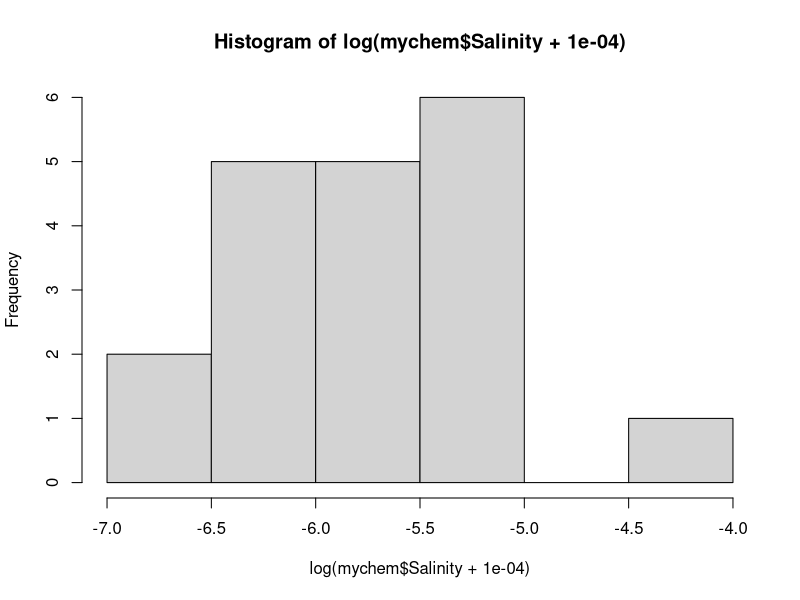
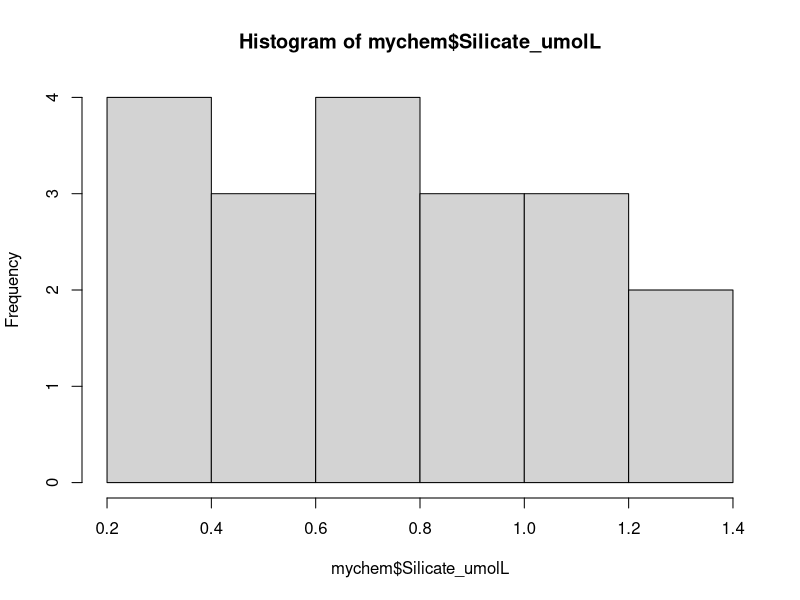
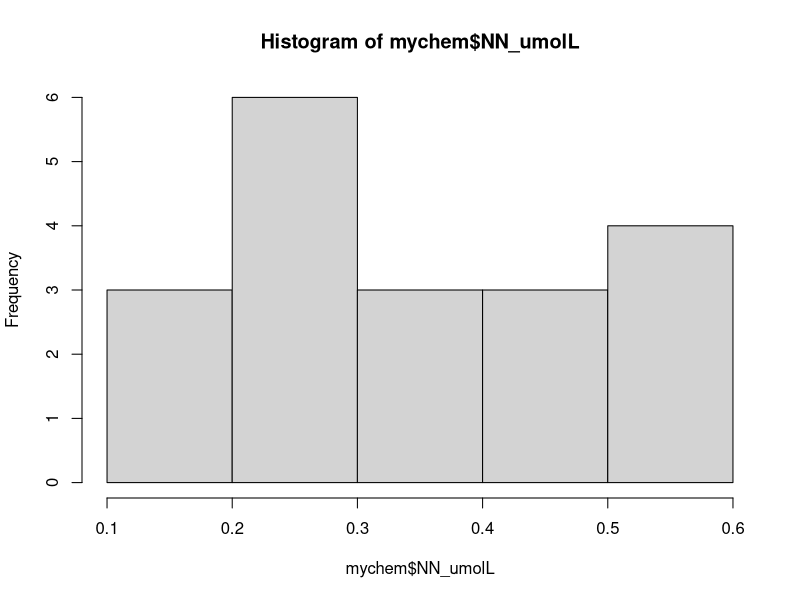
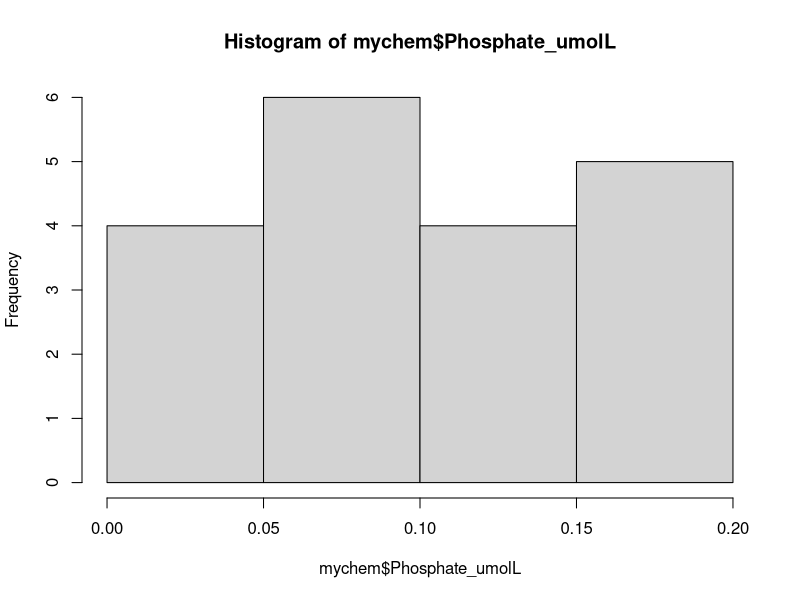
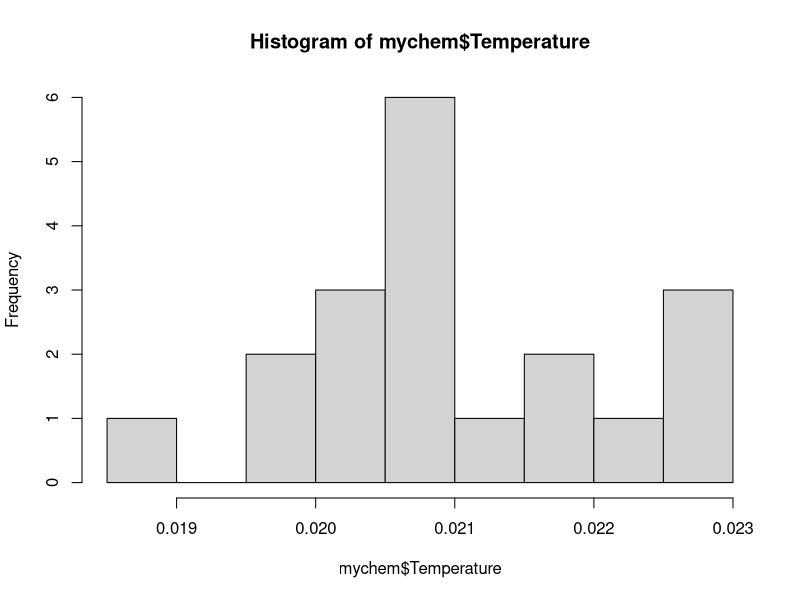
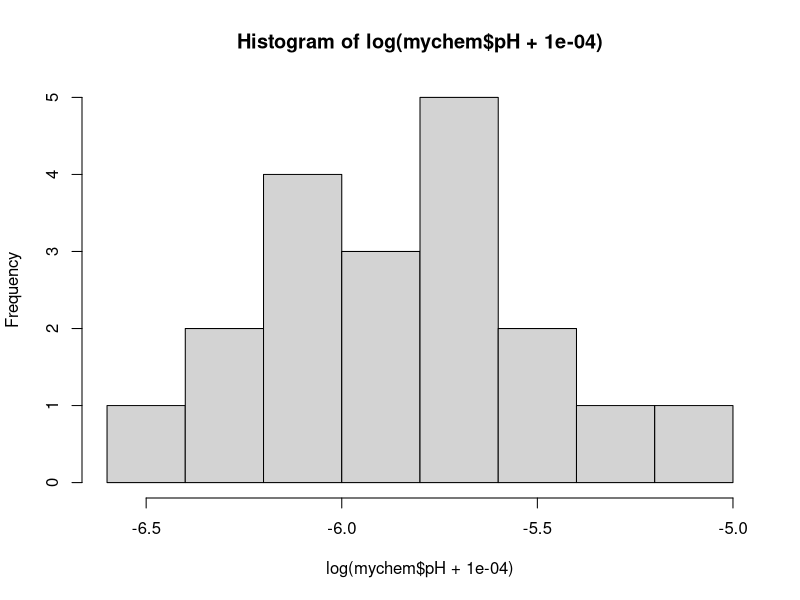
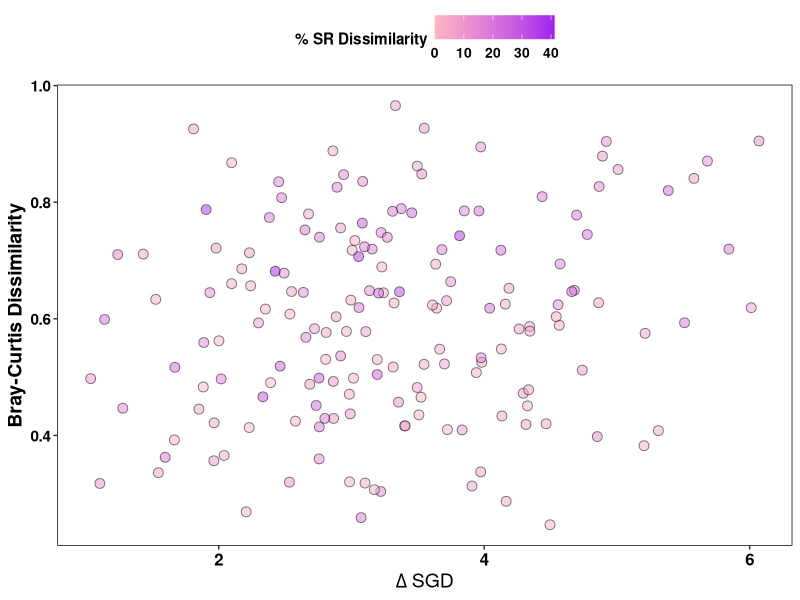
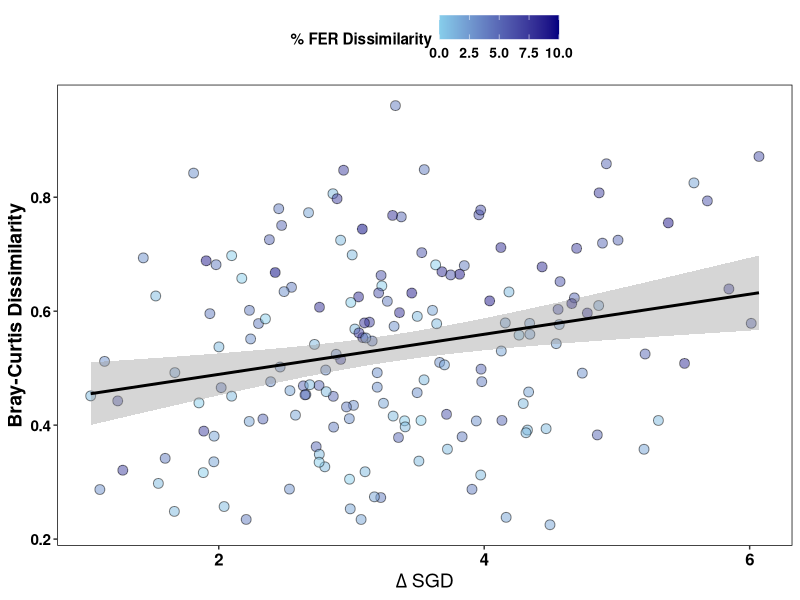

Here is the R script that generated these plots, in order:
#### Analysis of Similarity (ANOSIM) comparing species or functional entity community composition along SGD variability gradient

### Created by Danielle Barnas
### Created on July 1, 2023


# ANOSIM

#############################
# LOAD LIBRARIES
#############################
library(tidyverse)
library(here)
library(vegan)
library(patchwork)
# library(geosphere)





#############################
# LOAD DATA
#############################
chem <- read_csv(here("Data","Biogeochem","Nutrients_Processed_All.csv")) %>%
  filter(Season == "Dry") %>%
  filter(Location == "Varari", CowTagID != "V13") %>%
  filter(CowTagID != "VSEEP") %>%
  dplyr::select(CowTagID, Parameters, CVSeasonal)

alphatag <- read_csv(here("Data", "CowTag_to_AlphaTag.csv"))

myorder <- chem %>%
  filter(Parameters == "Phosphate_umolL") %>%
  left_join(alphatag) %>%
  arrange(CVSeasonal)
myorder <- myorder$AlphaTag



ab.sgd <- read_csv(here("Data", "Species_Abundances_wide.csv")) %>% filter(CowTagID != "VSEEP")
ab.sgd <- ab.sgd %>%
  left_join(alphatag) %>%
  mutate(AlphaTag = factor(AlphaTag, levels = myorder)) %>%
  arrange(AlphaTag) %>%
  dplyr::select(-AlphaTag)

mychem <- chem %>%
  filter(Parameters == "NN_umolL" |
           Parameters == "Phosphate_umolL" |
           Parameters == "Salinity" |
           Parameters == "Silicate_umolL" |
           Parameters == "Temperature" |
           Parameters == "pH"
  ) %>%
  pivot_wider(names_from = Parameters, values_from = CVSeasonal) %>%
  left_join(alphatag) %>%
  mutate(AlphaTag = factor(AlphaTag, levels = myorder)) %>%
  arrange(AlphaTag) %>%
  dplyr::select(-AlphaTag)

# move tag names to rownames and make data.frame class as needed
mychem <- column_to_rownames(mychem,var = "CowTagID")
ab.sgd <- as.data.frame(column_to_rownames(ab.sgd, var = 'CowTagID'))

# color plot by % SR
resFric <- read_csv(here("Data", "Sp_FE_Vol_res.csv")) %>%
  filter(CowTagID != "VSEEP") %>%
  left_join(alphatag) %>%
  mutate(AlphaTag = factor(AlphaTag, levels = myorder)) %>%
  arrange(AlphaTag)


set.seed(7)




#############################
# Normalize before scaling
#############################
hist(log(mychem$Salinity + 0.0001)) # left
hist(mychem$Silicate_umolL)
hist(mychem$NN_umolL)
hist(mychem$Phosphate_umolL)
hist(mychem$Temperature)
hist(log(mychem$pH + 0.0001)) # left

mychem <- mychem %>%
  mutate(Salinity = log(Salinity + 0.0001),
         pH = log(pH + 0.0001))


#############################
# ANOSIM - grouped by AlphaTag
#############################

#anosim(ab.sgd, mygroup$rel, distance = "bray", permutations = 9999)




#############################
# ANOSIM - along Phosphate
#############################
# along continuous parameter: Mantel Test

### Now we have to convert these subsets into distance matrices.

#abundance data frame - bray-curtis dissimilarity
dist.abund = vegdist(ab.sgd, method = "bray")

#environmental vector - euclidean distance
# need to scale chem data
dist.chem = dist(scale(x = mychem, scale = T, center = T), method = "euclidean")
#dist.chem = dist(mychem, method = "euclidean")

df.resFric<-as.data.frame(column_to_rownames(resFric, var = 'CowTagID')) %>%
  select(NbSpP)
dist.var = dist(df.resFric, method = "euclidean") # if I want to color points by resSpp

### Now we can run the mantel command:

#abundance vs environmental
abund_chemSR = mantel(dist.abund, dist.chem, method = "spearman", permutations = 9999, na.rm = TRUE)
abund_chemSR

#### The point of this figure will be to visualize the correlation between two corresponding matrices of data. Each point in these pairwise scatter plots will represent the difference between two samples

# Next, I need to convert these distance matrices (multiple columns) into vectors (one column), and then combine these matrices into one new data frame mat

aa = as.vector(dist.abund)
tt = as.vector(dist.chem)
gg = as.vector(dist.var)

#new data frame with vectorized distance matrices
matSR = data.frame(aa,tt,gg)


#First is the pairwise comparison of community dissimilarity and differences in temperature:

#abundance vs temperature
mmSR = ggplot(matSR, aes(y = aa, x = tt)) +
  geom_point(size = 3, alpha = 0.5, shape = 21, aes(fill = gg)) +
  labs(x = expression(Delta*" SGD"), y = "Bray-Curtis Dissimilarity", fill = "% SR Dissimilarity") + #fill = expression("PO"[4]^"3-")) +
  theme( axis.text.x = element_text(face = "bold",colour = "black", size = 12),
         axis.text.y = element_text(face = "bold", size = 11, colour = "black"),
         axis.title= element_text(face = "bold", size = 14, colour = "black"),
         panel.background = element_blank(),
         panel.border = element_rect(fill = NA, colour = "black"),
         legend.position = "top",
         legend.text = element_text(size = 10, face = "bold"),
         legend.title = element_text(size = 11, face = "bold")) +
  scale_fill_continuous(high = "purple", low = "lightpink")
mmSR




####### SAME TEST BUT NOW WITH FE
#############################
# LOAD DATA
#############################
spe_fes.sgd <- as.data.frame(read_csv(here("Data", "Species_FE.csv")))

ab.sgd <- read_csv(here("Data", "Species_Abundances_wide.csv")) %>% filter(CowTagID != "VSEEP")

# join species abundance with FE to get Fe abundance
ab.sgd <- ab.sgd %>%
  pivot_longer(cols = Turf:ncol(.), names_to = "Taxa", values_to = "pCover") %>%
  left_join(spe_fes.sgd) %>%
  group_by(CowTagID, FE) %>%
  summarise(pCover = sum(pCover)) %>%
  pivot_wider(names_from = FE, values_from = pCover)

# order cowtagid's
ab.sgd <- ab.sgd %>%
  left_join(alphatag) %>%
  mutate(AlphaTag = factor(AlphaTag, levels = myorder)) %>%
  arrange(AlphaTag) %>%
  dplyr::select(-AlphaTag)

# environmental matrix for changing SGD
mychem # same as above

# move tag names to rownames and make data.frame class
ab.sgd <- as.data.frame(column_to_rownames(ab.sgd, var = 'CowTagID'))
#mychem <- as.data.frame(column_to_rownames(mychem, var = 'CowTagID'))


set.seed(7)




#############################
# ANOSIM - grouped by AlphaTag
#############################

# ref: anosim(m_com, pc$Time, distance = "bray", permutations = 9999)
#anosim(ab.sgd, mygroup$rel, distance = "bray", permutations = 9999)




#############################
# ANOSIM - along Phosphate
#############################
# along continuous parameter: Mantel Test

### Now we have to convert these subsets into distance matrices.

#abundance data frame - bray-curtis dissimilarity
dist.abund = vegdist(ab.sgd, method = "bray")

#environmental vector - euclidean distance
# need to scale chem data
#dist.chem = dist(scale(x = mychem, scale = T, center = T), method = "euclidean")
#dist.chem = dist(mychem, method = "euclidean")


# third vector variable
df.resFric <- as.data.frame(column_to_rownames(resFric, 'CowTagID')) %>% select(NbFEs)
dist.var = dist(df.resFric, method = "euclidean")

### Now we can run the mantel command:

#abundance vs environmental matrix
# spearman correlation is a nonparametric test, not relying on any particular pattern assemptions
abund_chemFER = mantel(dist.abund, dist.chem, method = "spearman", permutations = 9999, na.rm = TRUE)
abund_chemFER



# Pairwise scatterplot

#### The point of this figure will be to visualize the correlation between two corresponding matrices of data. Each point in these pairwise scatter plots will represent the difference between two samples

# Next, I need to convert these distance matrices (multiple columns) into vectors (one column), and then combine these matrices into one new data frame mat

aa = as.vector(dist.abund)
tt = as.vector(dist.chem)
gg = as.vector(dist.var)

#new data frame with vectorized distance matrices
matFER = data.frame(aa,tt,gg)


#First is the pairwise comparison of community dissimilarity and differences in temperature:

#abundance vs temperature
mmFER = ggplot(matFER, aes(y = aa, x = tt)) +
  geom_point(size = 3, alpha = 0.5, shape = 21, aes(fill = gg)) +
  labs(x = expression(Delta*" SGD"), y = "Bray-Curtis Dissimilarity", fill = "% FER Dissimilarity") + #fill = expression("PO"[4]^"3-")) +
  theme( axis.text.x = element_text(face = "bold",colour = "black", size = 12),
         axis.text.y = element_text(face = "bold", size = 11, colour = "black"),
         axis.title= element_text(face = "bold", size = 14, colour = "black"),
         panel.background = element_blank(),
         panel.border = element_rect(fill = NA, colour = "black"),
         legend.position = "top",
         legend.text = element_text(size = 10, face = "bold"),
         legend.title = element_text(size = 11, face = "bold")) +
  scale_fill_continuous(high = "navy", low = "skyblue") +
  geom_smooth(method = "lm", color= "black")
mmFER



## PATCH PLOTS
Bray_Curtis_Plot <- mmSR / mmFER +
  plot_annotation(tag_levels = 'A')
ggsave(here("Output", "PaperFigures", "Fig6_Composiiton_SGD.png"), Bray_Curtis_Plot, device = "png", height = 6, width = 6)

Bray_Curtis_Plot


